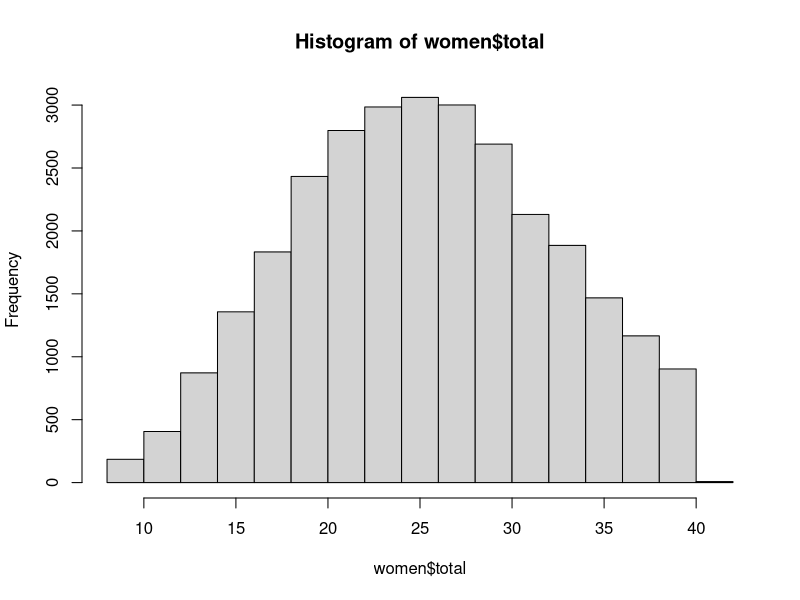
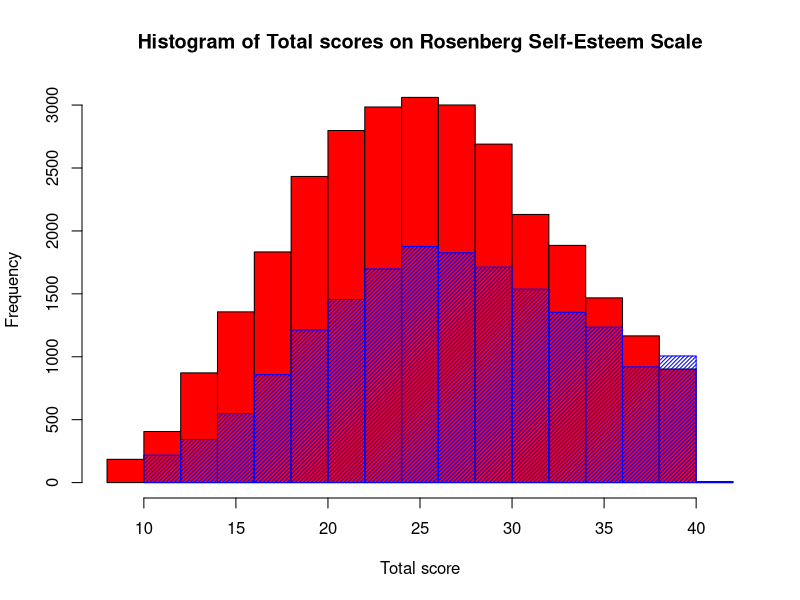
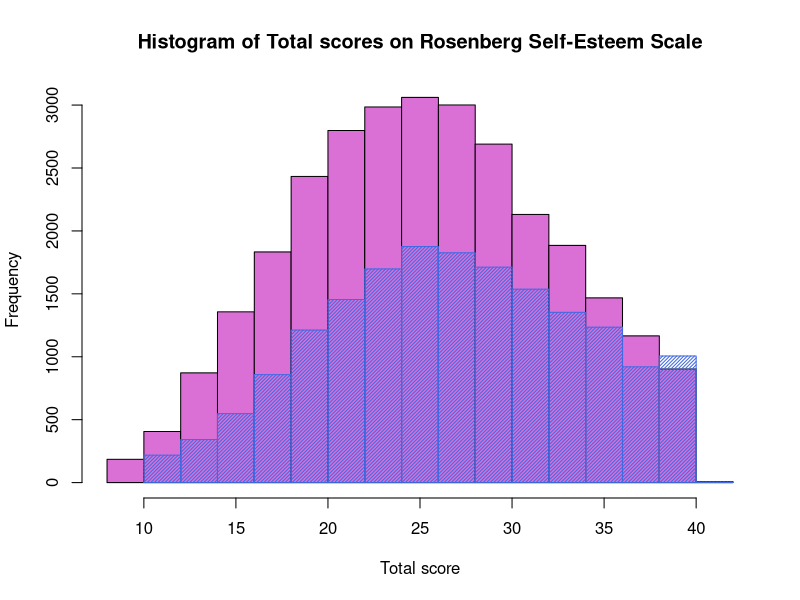

Write the R code that produced these figures, in order.
## ---- chunk 1
library(tidyverse)
library(psych)
## ---- chunk 2
df <- read_tsv("RSE/data.csv")
## ---- chunk 3
keys.list <- list(c('Q1', 'Q2', '-Q3', 'Q4', '-Q5', 'Q6', 'Q7', '-Q8', '-Q9', '-Q10'))
df$total <- scoreFast(keys.list, items = df[1:10], totals = TRUE, min = 1, max = 4)
## ---- chunk 4
men <- df %>% 
  filter(gender == 1)
women <- df %>% 
  filter(gender == 2)
## ---- chunk 5
hist(women$total)
## ---- chunk 6
mean(women$total)
## ---- chunk 7
hist(women$total, col = 'red', main = "Histogram of Total scores on Rosenberg Self-Esteem Scale", xlab = "Total score")
hist(men$total, add = TRUE, col = 'blue', density = 35)
## ---- chunk 8
hist(df$total[df$gender== 2], col = 'orchid', main = "Histogram of Total scores on Rosenberg Self-Esteem Scale", xlab = "Total score")
hist(df$total[df$gender==1], add = TRUE, col = 'royalblue', density = 40)
## ---- chunk 9
t.test(men$total, women$total)
